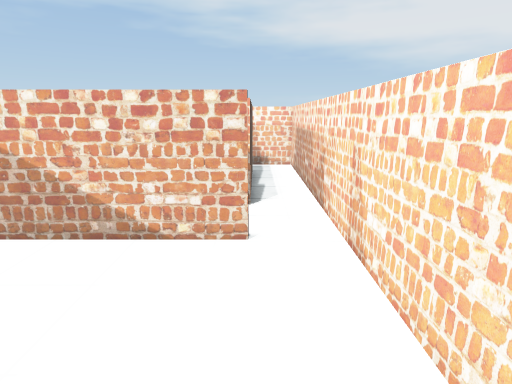
[1] (above)

23 first-person views from a walk through a scene from a Unity 3-D project. The camera is 1.5 m above the floor, tilts 14° down and sees 80° across. The floor is counted in squares, 0.5 m on a side. Each view is taken from the middle of a square. On the plan, view 1 faces up. The plan holds only what a view shows up to about 20 squares ahead; the rest is blank. The place goes on beyond the plan. Some surface patterns are stand-ins.

[2]
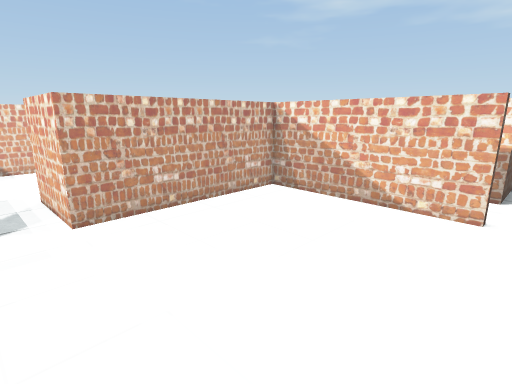

[3]
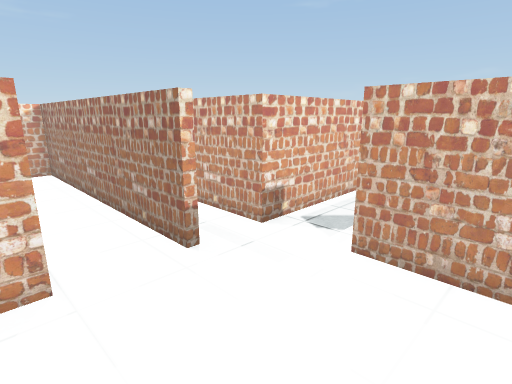

[4]
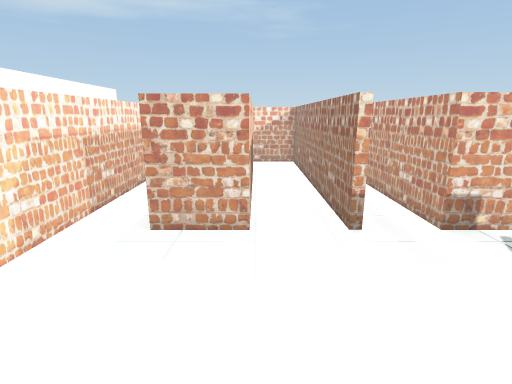

[5]
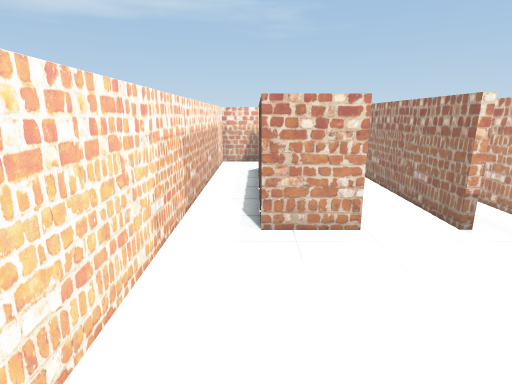

[6]
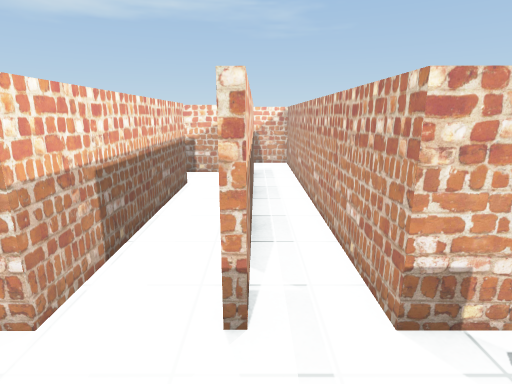

[7]
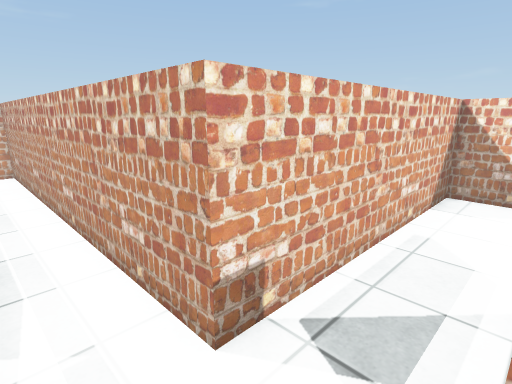

[8]
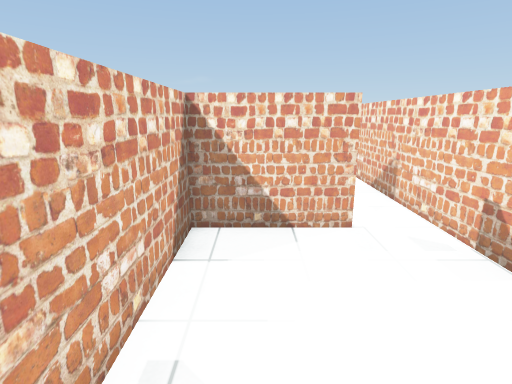

[9]
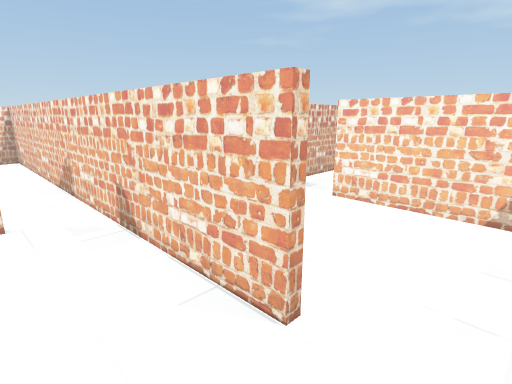

[10]
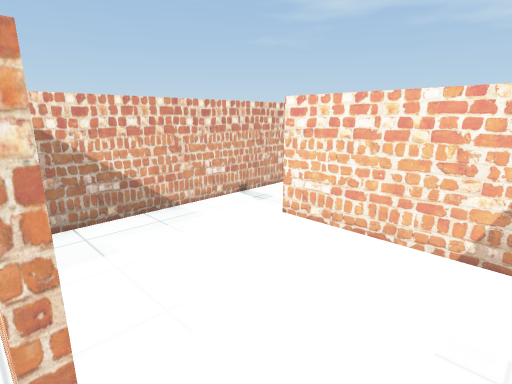

[11]
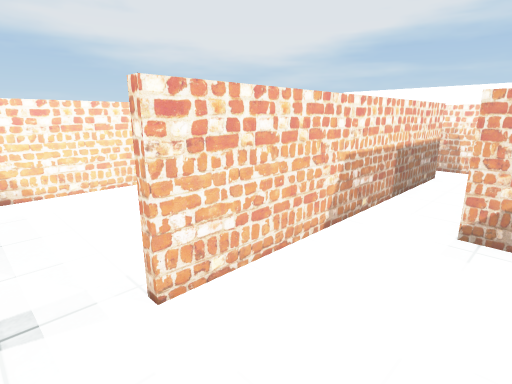

[12]
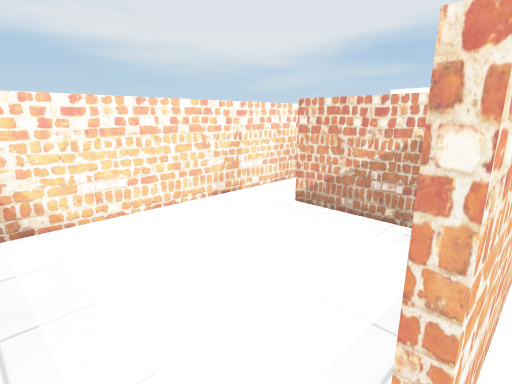

[13]
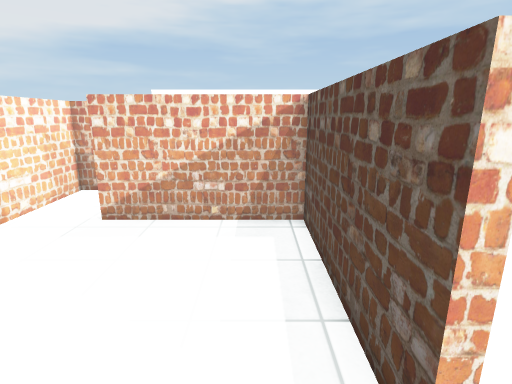

[14]
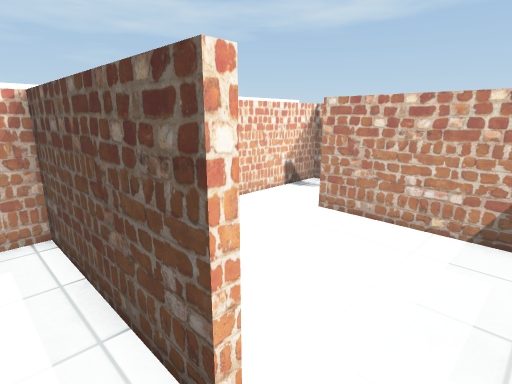

[15]
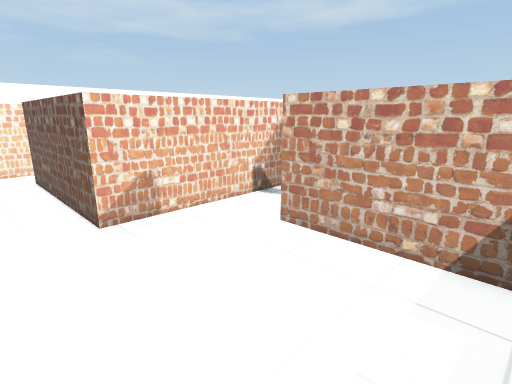

[16]
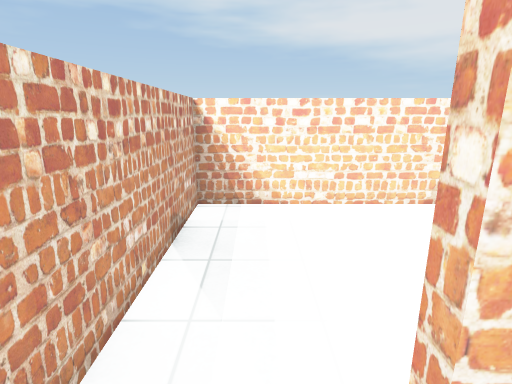

[17]
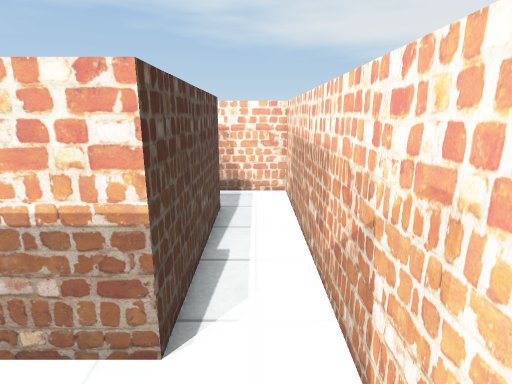

[18]
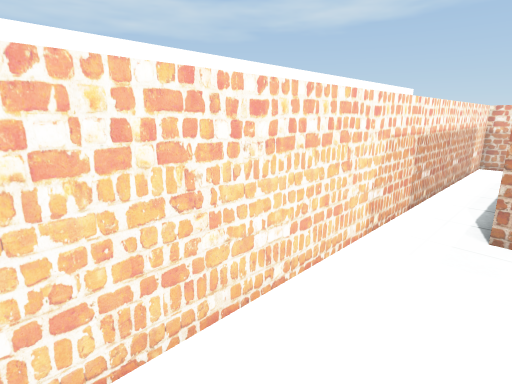

[19]
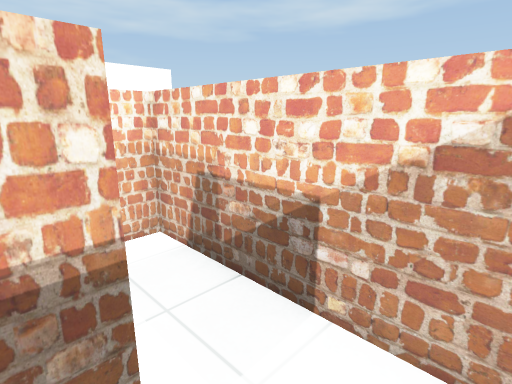

[20]
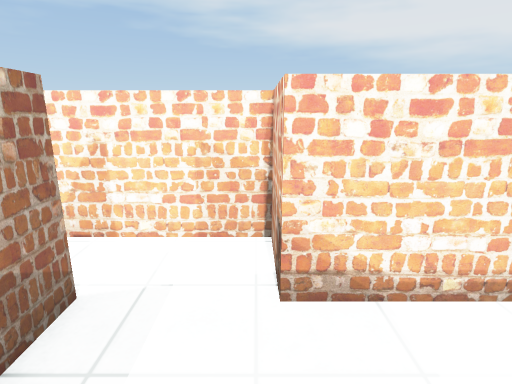

[21]
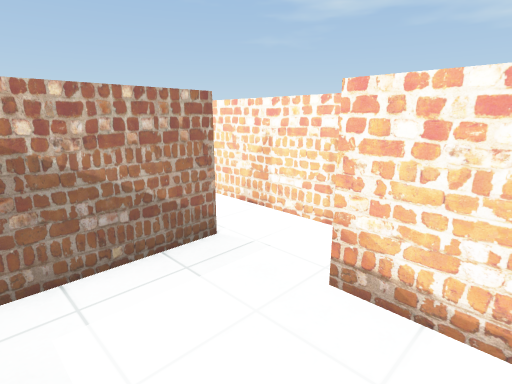

[22]
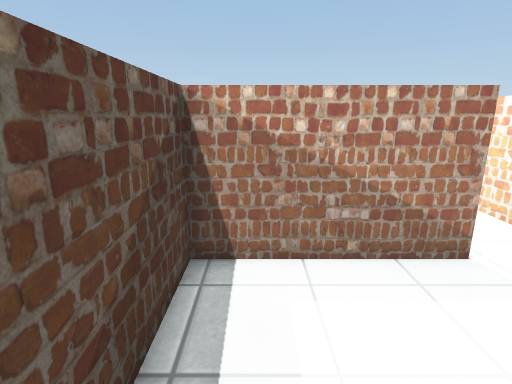

[23]
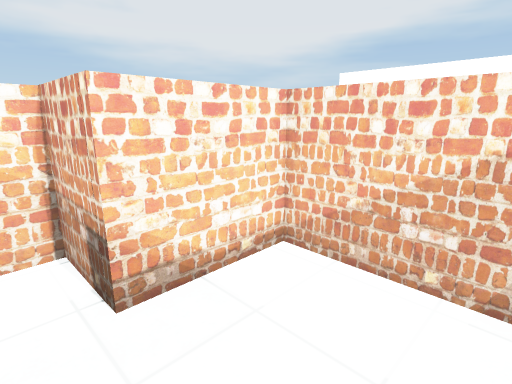

### Floor plan
Ten units are one square. View 1 is at (0, 0); x grows to the right and y downward. Boxes are objects, and circles mark ways between rooms. Rooms are numbered by the first view taken in them; rooms with no view inside come last. Other rooms are left out.
<svg viewBox="-199 -198 226 383">
<path fill="none" stroke="#000" d="M-2 56 -2 65M-2 89 -2 98M-59 105 -59 38 -55 38 -55 166 22 166 22 -76M-125 38 -80 38 -80 175M-1 -71 -80 -71 -80 10 -120 10M-28 139 -28 38 -2 38 -2 45M-59 141 -59 133M-114 -31 -194 -31M-190 -7 -190 38 -125 38M-89 7 -84 7 -84 -25M-84 -25 -84 -75 -1 -75M-167 -34 -114 -34 -114 -31M-180 -114 -180 -45M-2 -102 -150 -102 -150 -106M22 -76 22 -106M-150 -106 -84 -106 -84 -166M-86 -193 -180 -193 -180 -114M-80 -166 -80 -106 -34 -106M-5 -122 -5 -165 -46 -165M-2 -169 -2 -102M22 -106 22 -193 -5 -193M-46 -165 -46 -193 -86 -193"/>
<circle cx="-120" cy="25" r="3" fill="#2a7"/>
<circle cx="5" cy="-70" r="3" fill="#2a7"/>
<circle cx="-100" cy="-30" r="3" fill="#2a7"/>
<circle cx="-165" cy="-105" r="3" fill="#2a7"/>
<circle cx="10" cy="-110" r="3" fill="#2a7"/>
<circle cx="-80" cy="-175" r="3" fill="#2a7"/>
<circle cx="-65" cy="-160" r="3" fill="#2a7"/>
<text x="-40" y="30">1</text>
<text x="-140" y="0">2</text>
<text x="-100" y="-70">3</text>
<text x="-130" y="-150">4</text>
<text x="-50" y="-140">5</text>
<text x="10" y="-160">6</text>
<text x="-70" y="-180">7</text>
</svg>
Room 1 opens to room 2. Room 1 opens to room 3. Room 2 opens to room 3. Room 3 opens to room 4. Room 3 opens to room 6. Room 4 opens to room 7. Room 5 opens to room 7.

Where each view was taken, in squares from view 1:
view 1: 0 up, 0 right, facing up
view 2: 3 down, 1 right, facing up-left
view 3: 2 up, 2 left, facing down-left
view 4: 4 up, 3 left, facing down
view 5: 4 up, 0 right, facing down
view 6: 0 up, 6 left, facing down
view 7: 1 down, 6 left, facing down-left
view 8: 2 down, 11 left, facing left
view 9: 0 up, 9 left, facing up-left
view 10: 3 up, 9 left, facing up-left
view 11: 6 up, 17 left, facing up-right
view 12: 10 up, 17 left, facing up-right
view 13: 12 up, 17 left, facing right
view 14: 12 up, 17 left, facing down-right
view 15: 10 up, 17 left, facing down-right
view 16: 9 up, 16 left, facing up
view 17: 7 up, 1 right, facing up
view 18: 5 up, 1 left, facing down-right
view 19: 13 down, 5 left, facing down-right
view 20: 12 up, 5 left, facing up
view 21: 12 up, 2 left, facing up-left
view 22: 12 up, 2 left, facing left
view 23: 12 up, 6 left, facing up-right
